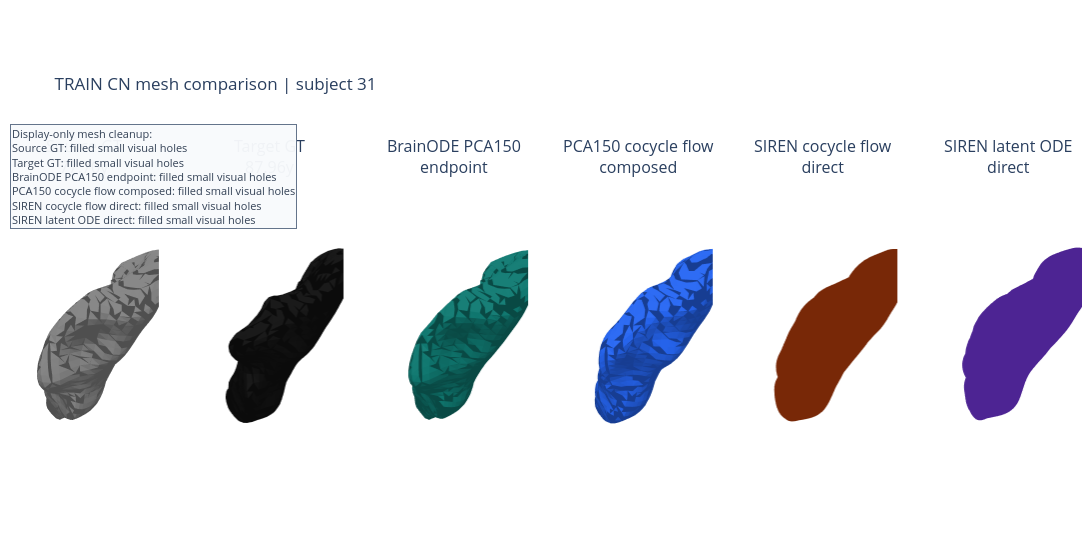
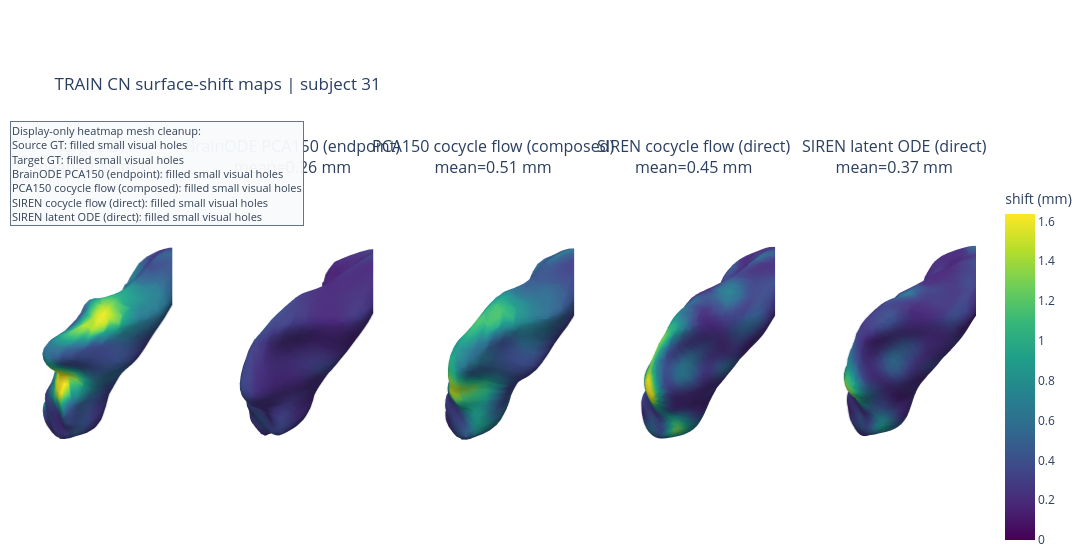
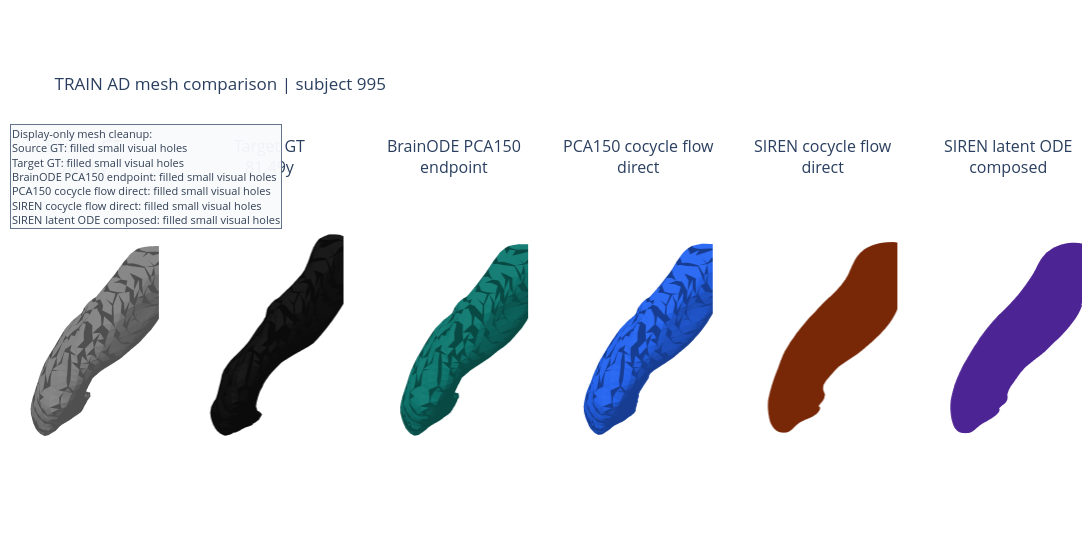
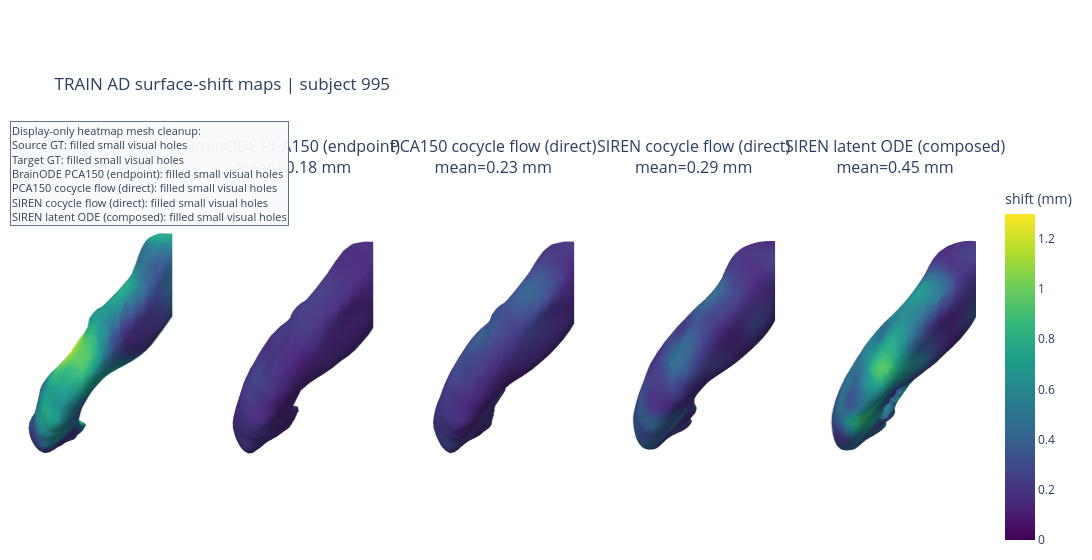

The code cell stored with these charts, in order, in its notebook:
### Code cell
for case in first_half:
    display(Markdown(f"## {case.split.upper()} {case.diagnosis} | subject {case.subject_id}"))
    display(Markdown(
        "### Case metadata\n"
        "This table identifies the selected observed pair. The source scan is the input shape and "
        "the target scan is the real later scan used as ground truth for this case."
    ))
    display(ctx.case_overview_table(case))
    display(Markdown(
        "### Solid mesh comparison\n"
        "- **Source GT:** real baseline mesh given to the model.\n"
        "- **Target GT:** real future mesh at the later scan age.\n"
        "- **Model panels:** predicted future meshes from BrainODE PCA, PCA cocycle flow, "
        "SIREN cocycle flow, and SIREN latent ODE.\n"
        "The panel is for visual plausibility and gross anatomical comparison. It is not colored by error."
    ))
    fig = ctx.plot_case_mesh_panel(case)
    fig.show()
    display(Markdown(
        "### Surface-change maps\n"
        "These maps compare each future surface to the same source mesh after rigid alignment. "
        "Darker/lower values mean little surface movement from baseline; brighter/higher values mean "
        "larger local displacement from baseline. The Target GT panel shows the real change, and the "
        "model panels show the predicted change pattern."
    ))
    heat_fig, heat_table = ctx.plot_case_change_heatmaps(case)
    heat_fig.show()
    display(Markdown(
        "The table below summarizes the displayed change map: mean, p95, and max are surface-shift "
        "magnitudes in millimeters. Failed mesh decodes are kept in the table instead of stopping the notebook."
    ))
    display(heat_table)

### Figure 1 — Plotly figure (JSON) as saved in the notebook; plotly's stock layout.template omitted (floating-point values rounded to 4 significant figures; data arrays with more than 128 entries replaced by an {"elided": "..."} marker saying what was removed)
{"data": [{"color": "#7f7f7f", "flatshading": true, "hovertemplate": "1<extra></extra>", "i": {"elided": "4408 int values"}, "j": {"elided": "4408 int values"}, "k": {"elided": "4408 int values"}, "lighting": {"ambient": 0.62, "diffuse": 0.78, "fresnel": 0.02, "roughness": 0.72, "specular": 0.18}, "lightposition": {"x": 180, "y": 140, "z": 120}, "name": "1", "opacity": 1, "scene": "scene", "showlegend": false, "type": "mesh3d", "x": {"elided": "2206 float values"}, "y": {"elided": "2206 float values"}, "z": {"elided": "2206 float values"}}, {"color": "#111111", "flatshading": true, "hovertemplate": "2<extra></extra>", "i": {"elided": "4408 int values"}, "j": {"elided": "4408 int values"}, "k": {"elided": "4408 int values"}, "lighting": {"ambient": 0.62, "diffuse": 0.78, "fresnel": 0.02, "roughness": 0.72, "specular": 0.18}, "lightposition": {"x": 180, "y": 140, "z": 120}, "name": "2", "opacity": 1, "scene": "scene2", "showlegend": false, "type": "mesh3d", "x": {"elided": "2206 float values"}, "y": {"elided": "2206 float values"}, "z": {"elided": "2206 float values"}}, {"color": "#0f766e", "flatshading": true, "hovertemplate": "3<extra></extra>", "i": {"elided": "4408 int values"}, "j": {"elided": "4408 int values"}, "k": {"elided": "4408 int values"}, "lighting": {"ambient": 0.62, "diffuse": 0.78, "fresnel": 0.02, "roughness": 0.72, "specular": 0.18}, "lightposition": {"x": 180, "y": 140, "z": 120}, "name": "3", "opacity": 1, "scene": "scene3", "showlegend": false, "type": "mesh3d", "x": {"elided": "2206 float values"}, "y": {"elided": "2206 float values"}, "z": {"elided": "2206 float values"}}, {"color": "#2563eb", "flatshading": true, "hovertemplate": "4<extra></extra>", "i": {"elided": "4408 int values"}, "j": {"elided": "4408 int values"}, "k": {"elided": "4408 int values"}, "lighting": {"ambient": 0.62, "diffuse": 0.78, "fresnel": 0.02, "roughness": 0.72, "specular": 0.18}, "lightposition": {"x": 180, "y": 140, "z": 120}, "name": "4", "opacity": 1, "scene": "scene4", "showlegend": false, "type": "mesh3d", "x": {"elided": "2206 float values"}, "y": {"elided": "2206 float values"}, "z": {"elided": "2206 float values"}}, {"color": "#c2410c", "flatshading": true, "hovertemplate": "5<extra></extra>", "i": {"elided": "18784 int values"}, "j": {"elided": "18784 int values"}, "k": {"elided": "18784 int values"}, "lighting": {"ambient": 0.62, "diffuse": 0.78, "fresnel": 0.02, "roughness": 0.72, "specular": 0.18}, "lightposition": {"x": 180, "y": 140, "z": 120}, "name": "5", "opacity": 1, "scene": "scene5", "showlegend": false, "type": "mesh3d", "x": {"elided": "9328 float values"}, "y": {"elided": "9328 float values"}, "z": {"elided": "9328 float values"}}, {"color": "#7c3aed", "flatshading": true, "hovertemplate": "6<extra></extra>", "i": {"elided": "15386 int values"}, "j": {"elided": "15386 int values"}, "k": {"elided": "15386 int values"}, "lighting": {"ambient": 0.62, "diffuse": 0.78, "fresnel": 0.02, "roughness": 0.72, "specular": 0.18}, "lightposition": {"x": 180, "y": 140, "z": 120}, "name": "6", "opacity": 1, "scene": "scene6", "showlegend": false, "type": "mesh3d", "x": {"elided": "7753 float values"}, "y": {"elided": "7753 float values"}, "z": {"elided": "7753 float values"}}], "layout": {"annotations": [{"font": {"size": 16}, "showarrow": false, "text": "Source GT<br>77.70y", "x": 0.06944, "xanchor": "center", "xref": "paper", "y": 1, "yanchor": "bottom", "yref": "paper"}, {"font": {"size": 16}, "showarrow": false, "text": "Target GT<br>87.96y", "x": 0.2417, "xanchor": "center", "xref": "paper", "y": 1, "yanchor": "bottom", "yref": "paper"}, {"font": {"size": 16}, "showarrow": false, "text": "BrainODE PCA150<br>endpoint", "x": 0.4139, "xanchor": "center", "xref": "paper", "y": 1, "yanchor": "bottom", "yref": "paper"}, {"font": {"size": 16}, "showarrow": false, "text": "PCA150 cocycle flow<br>composed", "x": 0.5861, "xanchor": "center", "xref": "paper", "y": 1, "yanchor": "bottom", "yref": "paper"}, {"font": {"size": 16}, "showarrow": false, "text": "SIREN cocycle flow<br>direct", "x": 0.7583, "xanchor": "center", "xref": "paper", "y": 1, "yanchor": "bottom", "yref": "paper"}, {"font": {"size": 16}, "showarrow": false, "text": "SIREN latent ODE<br>direct", "x": 0.9306, "xanchor": "center", "xref": "paper", "y": 1, "yanchor": "bottom", "yref": "paper"}, {"align": "left", "bgcolor": "rgba(248,250,252,0.96)", "bordercolor": "#64748b", "borderwidth": 1, "font": {"color": "#334155", "size": 11}, "showarrow": false, "text": "Display-only mesh cleanup:<br>Source GT: filled small visual holes<br>Target GT: filled small visual holes<br>BrainODE PCA150 endpoint: filled small visual holes<br>PCA150 cocycle flow composed: filled small visual holes<br>SIREN cocycle flow direct: filled small visual holes<br>SIREN latent ODE direct: filled small visual holes", "x": 0, "xanchor": "left", "xref": "paper", "y": 1.16, "yanchor": "top", "yref": "paper"}], "height": 540, "margin": {"b": 10, "l": 10, "r": 10, "t": 180}, "scene": {"aspectmode": "data", "camera": {"eye": {"x": 1.55, "y": 1.5, "z": 0.8}}, "domain": {"x": [0, 0.1389], "y": [0, 1]}, "xaxis": {"visible": false}, "yaxis": {"visible": false}, "zaxis": {"visible": false}}, "scene2": {"aspectmode": "data", "camera": {"eye": {"x": 1.55, "y": 1.5, "z": 0.8}}, "domain": {"x": [0.1722, 0.3111], "y": [0, 1]}, "xaxis": {"visible": false}, "yaxis": {"visible": false}, "zaxis": {"visible": false}}, "scene3": {"aspectmode": "data", "camera": {"eye": {"x": 1.55, "y": 1.5, "z": 0.8}}, "domain": {"x": [0.3444, 0.4833], "y": [0, 1]}, "xaxis": {"visible": false}, "yaxis": {"visible": false}, "zaxis": {"visible": false}}, "scene4": {"aspectmode": "data", "camera": {"eye": {"x": 1.55, "y": 1.5, "z": 0.8}}, "domain": {"x": [0.5167, 0.6556], "y": [0, 1]}, "xaxis": {"visible": false}, "yaxis": {"visible": false}, "zaxis": {"visible": false}}, "scene5": {"aspectmode": "data", "camera": {"eye": {"x": 1.55, "y": 1.5, "z": 0.8}}, "domain": {"x": [0.6889, 0.8278], "y": [0, 1]}, "xaxis": {"visible": false}, "yaxis": {"visible": false}, "zaxis": {"visible": false}}, "scene6": {"aspectmode": "data", "camera": {"eye": {"x": 1.55, "y": 1.5, "z": 0.8}}, "domain": {"x": [0.8611, 1], "y": [0, 1]}, "xaxis": {"visible": false}, "yaxis": {"visible": false}, "zaxis": {"visible": false}}, "title": {"text": "TRAIN CN mesh comparison | subject 31"}, "width": 1920}}

### Figure 2 — Plotly figure (JSON) as saved in the notebook; plotly's stock layout.template omitted (floating-point values rounded to 4 significant figures; data arrays with more than 128 entries replaced by an {"elided": "..."} marker saying what was removed)
{"data": [{"cmax": 1.637, "cmin": 0, "colorscale": [[0, "#440154"], [0.1111, "#482878"], [0.2222, "#3e4989"], [0.3333, "#31688e"], [0.4444, "#26828e"], [0.5556, "#1f9e89"], [0.6667, "#35b779"], [0.7778, "#6ece58"], [0.8889, "#b5de2b"], [1, "#fde725"]], "flatshading": false, "hovertemplate": "shift=%{intensity:.6f}<extra></extra>", "i": {"elided": "4408 int values"}, "intensity": {"elided": "2206 float values"}, "intensitymode": "vertex", "j": {"elided": "4408 int values"}, "k": {"elided": "4408 int values"}, "lighting": {"ambient": 0.58, "diffuse": 0.82, "fresnel": 0.02, "roughness": 0.7, "specular": 0.15}, "lightposition": {"x": 170, "y": 130, "z": 110}, "name": "Target GT", "opacity": 1, "scene": "scene", "showlegend": false, "showscale": false, "type": "mesh3d", "x": {"elided": "2206 float values"}, "y": {"elided": "2206 float values"}, "z": {"elided": "2206 float values"}}, {"cmax": 1.637, "cmin": 0, "colorscale": [[0, "#440154"], [0.1111, "#482878"], [0.2222, "#3e4989"], [0.3333, "#31688e"], [0.4444, "#26828e"], [0.5556, "#1f9e89"], [0.6667, "#35b779"], [0.7778, "#6ece58"], [0.8889, "#b5de2b"], [1, "#fde725"]], "flatshading": false, "hovertemplate": "shift=%{intensity:.6f}<extra></extra>", "i": {"elided": "4408 int values"}, "intensity": {"elided": "2206 float values"}, "intensitymode": "vertex", "j": {"elided": "4408 int values"}, "k": {"elided": "4408 int values"}, "lighting": {"ambient": 0.58, "diffuse": 0.82, "fresnel": 0.02, "roughness": 0.7, "specular": 0.15}, "lightposition": {"x": 170, "y": 130, "z": 110}, "name": "BrainODE PCA150 (endpoint)", "opacity": 1, "scene": "scene2", "showlegend": false, "showscale": false, "type": "mesh3d", "x": {"elided": "2206 float values"}, "y": {"elided": "2206 float values"}, "z": {"elided": "2206 float values"}}, {"cmax": 1.637, "cmin": 0, "colorscale": [[0, "#440154"], [0.1111, "#482878"], [0.2222, "#3e4989"], [0.3333, "#31688e"], [0.4444, "#26828e"], [0.5556, "#1f9e89"], [0.6667, "#35b779"], [0.7778, "#6ece58"], [0.8889, "#b5de2b"], [1, "#fde725"]], "flatshading": false, "hovertemplate": "shift=%{intensity:.6f}<extra></extra>", "i": {"elided": "4408 int values"}, "intensity": {"elided": "2206 float values"}, "intensitymode": "vertex", "j": {"elided": "4408 int values"}, "k": {"elided": "4408 int values"}, "lighting": {"ambient": 0.58, "diffuse": 0.82, "fresnel": 0.02, "roughness": 0.7, "specular": 0.15}, "lightposition": {"x": 170, "y": 130, "z": 110}, "name": "PCA150 cocycle flow (composed)", "opacity": 1, "scene": "scene3", "showlegend": false, "showscale": false, "type": "mesh3d", "x": {"elided": "2206 float values"}, "y": {"elided": "2206 float values"}, "z": {"elided": "2206 float values"}}, {"cmax": 1.637, "cmin": 0, "colorscale": [[0, "#440154"], [0.1111, "#482878"], [0.2222, "#3e4989"], [0.3333, "#31688e"], [0.4444, "#26828e"], [0.5556, "#1f9e89"], [0.6667, "#35b779"], [0.7778, "#6ece58"], [0.8889, "#b5de2b"], [1, "#fde725"]], "flatshading": false, "hovertemplate": "shift=%{intensity:.6f}<extra></extra>", "i": {"elided": "18784 int values"}, "intensity": {"elided": "9328 float values"}, "intensitymode": "vertex", "j": {"elided": "18784 int values"}, "k": {"elided": "18784 int values"}, "lighting": {"ambient": 0.58, "diffuse": 0.82, "fresnel": 0.02, "roughness": 0.7, "specular": 0.15}, "lightposition": {"x": 170, "y": 130, "z": 110}, "name": "SIREN cocycle flow (direct)", "opacity": 1, "scene": "scene4", "showlegend": false, "showscale": false, "type": "mesh3d", "x": {"elided": "9328 float values"}, "y": {"elided": "9328 float values"}, "z": {"elided": "9328 float values"}}, {"cmax": 1.637, "cmin": 0, "colorbar": {"title": {"text": "shift (mm)"}}, "colorscale": [[0, "#440154"], [0.1111, "#482878"], [0.2222, "#3e4989"], [0.3333, "#31688e"], [0.4444, "#26828e"], [0.5556, "#1f9e89"], [0.6667, "#35b779"], [0.7778, "#6ece58"], [0.8889, "#b5de2b"], [1, "#fde725"]], "flatshading": false, "hovertemplate": "shift=%{intensity:.6f}<extra></extra>", "i": {"elided": "15386 int values"}, "intensity": {"elided": "7753 float values"}, "intensitymode": "vertex", "j": {"elided": "15386 int values"}, "k": {"elided": "15386 int values"}, "lighting": {"ambient": 0.58, "diffuse": 0.82, "fresnel": 0.02, "roughness": 0.7, "specular": 0.15}, "lightposition": {"x": 170, "y": 130, "z": 110}, "name": "SIREN latent ODE (direct)", "opacity": 1, "scene": "scene5", "showlegend": false, "showscale": true, "type": "mesh3d", "x": {"elided": "7753 float values"}, "y": {"elided": "7753 float values"}, "z": {"elided": "7753 float values"}}], "layout": {"annotations": [{"font": {"size": 16}, "showarrow": false, "text": "Target GT<br>mean=0.49 mm", "x": 0.084, "xanchor": "center", "xref": "paper", "y": 1, "yanchor": "bottom", "yref": "paper"}, {"font": {"size": 16}, "showarrow": false, "text": "BrainODE PCA150 (endpoint)<br>mean=0.26 mm", "x": 0.292, "xanchor": "center", "xref": "paper", "y": 1, "yanchor": "bottom", "yref": "paper"}, {"font": {"size": 16}, "showarrow": false, "text": "PCA150 cocycle flow (composed)<br>mean=0.51 mm", "x": 0.5, "xanchor": "center", "xref": "paper", "y": 1, "yanchor": "bottom", "yref": "paper"}, {"font": {"size": 16}, "showarrow": false, "text": "SIREN cocycle flow (direct)<br>mean=0.45 mm", "x": 0.708, "xanchor": "center", "xref": "paper", "y": 1, "yanchor": "bottom", "yref": "paper"}, {"font": {"size": 16}, "showarrow": false, "text": "SIREN latent ODE (direct)<br>mean=0.37 mm", "x": 0.916, "xanchor": "center", "xref": "paper", "y": 1, "yanchor": "bottom", "yref": "paper"}, {"align": "left", "bgcolor": "rgba(248,250,252,0.96)", "bordercolor": "#64748b", "borderwidth": 1, "font": {"color": "#334155", "size": 11}, "showarrow": false, "text": "Display-only heatmap mesh cleanup:<br>Source GT: filled small visual holes<br>Target GT: filled small visual holes<br>BrainODE PCA150 (endpoint): filled small visual holes<br>PCA150 cocycle flow (composed): filled small visual holes<br>SIREN cocycle flow (direct): filled small visual holes<br>SIREN latent ODE (direct): filled small visual holes", "x": 0, "xanchor": "left", "xref": "paper", "y": 1.16, "yanchor": "top", "yref": "paper"}], "height": 560, "margin": {"b": 10, "l": 10, "r": 20, "t": 180}, "scene": {"aspectmode": "data", "camera": {"eye": {"x": 1.45, "y": 1.45, "z": 0.78}}, "domain": {"x": [0, 0.168], "y": [0, 1]}, "xaxis": {"visible": false}, "yaxis": {"visible": false}, "zaxis": {"visible": false}}, "scene2": {"aspectmode": "data", "camera": {"eye": {"x": 1.45, "y": 1.45, "z": 0.78}}, "domain": {"x": [0.208, 0.376], "y": [0, 1]}, "xaxis": {"visible": false}, "yaxis": {"visible": false}, "zaxis": {"visible": false}}, "scene3": {"aspectmode": "data", "camera": {"eye": {"x": 1.45, "y": 1.45, "z": 0.78}}, "domain": {"x": [0.416, 0.584], "y": [0, 1]}, "xaxis": {"visible": false}, "yaxis": {"visible": false}, "zaxis": {"visible": false}}, "scene4": {"aspectmode": "data", "camera": {"eye": {"x": 1.45, "y": 1.45, "z": 0.78}}, "domain": {"x": [0.624, 0.792], "y": [0, 1]}, "xaxis": {"visible": false}, "yaxis": {"visible": false}, "zaxis": {"visible": false}}, "scene5": {"aspectmode": "data", "camera": {"eye": {"x": 1.45, "y": 1.45, "z": 0.78}}, "domain": {"x": [0.832, 1], "y": [0, 1]}, "xaxis": {"visible": false}, "yaxis": {"visible": false}, "zaxis": {"visible": false}}, "title": {"text": "TRAIN CN surface-shift maps | subject 31"}, "width": 1700}}

### Figure 3 — Plotly figure (JSON) as saved in the notebook; plotly's stock layout.template omitted (floating-point values rounded to 4 significant figures; data arrays with more than 128 entries replaced by an {"elided": "..."} marker saying what was removed)
{"data": [{"color": "#7f7f7f", "flatshading": true, "hovertemplate": "1<extra></extra>", "i": {"elided": "4408 int values"}, "j": {"elided": "4408 int values"}, "k": {"elided": "4408 int values"}, "lighting": {"ambient": 0.62, "diffuse": 0.78, "fresnel": 0.02, "roughness": 0.72, "specular": 0.18}, "lightposition": {"x": 180, "y": 140, "z": 120}, "name": "1", "opacity": 1, "scene": "scene", "showlegend": false, "type": "mesh3d", "x": {"elided": "2206 float values"}, "y": {"elided": "2206 float values"}, "z": {"elided": "2206 float values"}}, {"color": "#111111", "flatshading": true, "hovertemplate": "2<extra></extra>", "i": {"elided": "4408 int values"}, "j": {"elided": "4408 int values"}, "k": {"elided": "4408 int values"}, "lighting": {"ambient": 0.62, "diffuse": 0.78, "fresnel": 0.02, "roughness": 0.72, "specular": 0.18}, "lightposition": {"x": 180, "y": 140, "z": 120}, "name": "2", "opacity": 1, "scene": "scene2", "showlegend": false, "type": "mesh3d", "x": {"elided": "2206 float values"}, "y": {"elided": "2206 float values"}, "z": {"elided": "2206 float values"}}, {"color": "#0f766e", "flatshading": true, "hovertemplate": "3<extra></extra>", "i": {"elided": "4408 int values"}, "j": {"elided": "4408 int values"}, "k": {"elided": "4408 int values"}, "lighting": {"ambient": 0.62, "diffuse": 0.78, "fresnel": 0.02, "roughness": 0.72, "specular": 0.18}, "lightposition": {"x": 180, "y": 140, "z": 120}, "name": "3", "opacity": 1, "scene": "scene3", "showlegend": false, "type": "mesh3d", "x": {"elided": "2206 float values"}, "y": {"elided": "2206 float values"}, "z": {"elided": "2206 float values"}}, {"color": "#2563eb", "flatshading": true, "hovertemplate": "4<extra></extra>", "i": {"elided": "4408 int values"}, "j": {"elided": "4408 int values"}, "k": {"elided": "4408 int values"}, "lighting": {"ambient": 0.62, "diffuse": 0.78, "fresnel": 0.02, "roughness": 0.72, "specular": 0.18}, "lightposition": {"x": 180, "y": 140, "z": 120}, "name": "4", "opacity": 1, "scene": "scene4", "showlegend": false, "type": "mesh3d", "x": {"elided": "2206 float values"}, "y": {"elided": "2206 float values"}, "z": {"elided": "2206 float values"}}, {"color": "#c2410c", "flatshading": true, "hovertemplate": "5<extra></extra>", "i": {"elided": "11938 int values"}, "j": {"elided": "11938 int values"}, "k": {"elided": "11938 int values"}, "lighting": {"ambient": 0.62, "diffuse": 0.78, "fresnel": 0.02, "roughness": 0.72, "specular": 0.18}, "lightposition": {"x": 180, "y": 140, "z": 120}, "name": "5", "opacity": 1, "scene": "scene5", "showlegend": false, "type": "mesh3d", "x": {"elided": "6011 float values"}, "y": {"elided": "6011 float values"}, "z": {"elided": "6011 float values"}}, {"color": "#7c3aed", "flatshading": true, "hovertemplate": "6<extra></extra>", "i": {"elided": "13754 int values"}, "j": {"elided": "13754 int values"}, "k": {"elided": "13754 int values"}, "lighting": {"ambient": 0.62, "diffuse": 0.78, "fresnel": 0.02, "roughness": 0.72, "specular": 0.18}, "lightposition": {"x": 180, "y": 140, "z": 120}, "name": "6", "opacity": 1, "scene": "scene6", "showlegend": false, "type": "mesh3d", "x": {"elided": "6841 float values"}, "y": {"elided": "6841 float values"}, "z": {"elided": "6841 float values"}}], "layout": {"annotations": [{"font": {"size": 16}, "showarrow": false, "text": "Source GT<br>78.50y", "x": 0.06944, "xanchor": "center", "xref": "paper", "y": 1, "yanchor": "bottom", "yref": "paper"}, {"font": {"size": 16}, "showarrow": false, "text": "Target GT<br>81.49y", "x": 0.2417, "xanchor": "center", "xref": "paper", "y": 1, "yanchor": "bottom", "yref": "paper"}, {"font": {"size": 16}, "showarrow": false, "text": "BrainODE PCA150<br>endpoint", "x": 0.4139, "xanchor": "center", "xref": "paper", "y": 1, "yanchor": "bottom", "yref": "paper"}, {"font": {"size": 16}, "showarrow": false, "text": "PCA150 cocycle flow<br>direct", "x": 0.5861, "xanchor": "center", "xref": "paper", "y": 1, "yanchor": "bottom", "yref": "paper"}, {"font": {"size": 16}, "showarrow": false, "text": "SIREN cocycle flow<br>direct", "x": 0.7583, "xanchor": "center", "xref": "paper", "y": 1, "yanchor": "bottom", "yref": "paper"}, {"font": {"size": 16}, "showarrow": false, "text": "SIREN latent ODE<br>composed", "x": 0.9306, "xanchor": "center", "xref": "paper", "y": 1, "yanchor": "bottom", "yref": "paper"}, {"align": "left", "bgcolor": "rgba(248,250,252,0.96)", "bordercolor": "#64748b", "borderwidth": 1, "font": {"color": "#334155", "size": 11}, "showarrow": false, "text": "Display-only mesh cleanup:<br>Source GT: filled small visual holes<br>Target GT: filled small visual holes<br>BrainODE PCA150 endpoint: filled small visual holes<br>PCA150 cocycle flow direct: filled small visual holes<br>SIREN cocycle flow direct: filled small visual holes<br>SIREN latent ODE composed: filled small visual holes", "x": 0, "xanchor": "left", "xref": "paper", "y": 1.16, "yanchor": "top", "yref": "paper"}], "height": 540, "margin": {"b": 10, "l": 10, "r": 10, "t": 180}, "scene": {"aspectmode": "data", "camera": {"eye": {"x": 1.55, "y": 1.5, "z": 0.8}}, "domain": {"x": [0, 0.1389], "y": [0, 1]}, "xaxis": {"visible": false}, "yaxis": {"visible": false}, "zaxis": {"visible": false}}, "scene2": {"aspectmode": "data", "camera": {"eye": {"x": 1.55, "y": 1.5, "z": 0.8}}, "domain": {"x": [0.1722, 0.3111], "y": [0, 1]}, "xaxis": {"visible": false}, "yaxis": {"visible": false}, "zaxis": {"visible": false}}, "scene3": {"aspectmode": "data", "camera": {"eye": {"x": 1.55, "y": 1.5, "z": 0.8}}, "domain": {"x": [0.3444, 0.4833], "y": [0, 1]}, "xaxis": {"visible": false}, "yaxis": {"visible": false}, "zaxis": {"visible": false}}, "scene4": {"aspectmode": "data", "camera": {"eye": {"x": 1.55, "y": 1.5, "z": 0.8}}, "domain": {"x": [0.5167, 0.6556], "y": [0, 1]}, "xaxis": {"visible": false}, "yaxis": {"visible": false}, "zaxis": {"visible": false}}, "scene5": {"aspectmode": "data", "camera": {"eye": {"x": 1.55, "y": 1.5, "z": 0.8}}, "domain": {"x": [0.6889, 0.8278], "y": [0, 1]}, "xaxis": {"visible": false}, "yaxis": {"visible": false}, "zaxis": {"visible": false}}, "scene6": {"aspectmode": "data", "camera": {"eye": {"x": 1.55, "y": 1.5, "z": 0.8}}, "domain": {"x": [0.8611, 1], "y": [0, 1]}, "xaxis": {"visible": false}, "yaxis": {"visible": false}, "zaxis": {"visible": false}}, "title": {"text": "TRAIN AD mesh comparison | subject 995"}, "width": 1920}}

### Figure 4 — Plotly figure (JSON) as saved in the notebook; plotly's stock layout.template omitted (floating-point values rounded to 4 significant figures; data arrays with more than 128 entries replaced by an {"elided": "..."} marker saying what was removed)
{"data": [{"cmax": 1.299, "cmin": 0, "colorscale": [[0, "#440154"], [0.1111, "#482878"], [0.2222, "#3e4989"], [0.3333, "#31688e"], [0.4444, "#26828e"], [0.5556, "#1f9e89"], [0.6667, "#35b779"], [0.7778, "#6ece58"], [0.8889, "#b5de2b"], [1, "#fde725"]], "flatshading": false, "hovertemplate": "shift=%{intensity:.6f}<extra></extra>", "i": {"elided": "4408 int values"}, "intensity": {"elided": "2206 float values"}, "intensitymode": "vertex", "j": {"elided": "4408 int values"}, "k": {"elided": "4408 int values"}, "lighting": {"ambient": 0.58, "diffuse": 0.82, "fresnel": 0.02, "roughness": 0.7, "specular": 0.15}, "lightposition": {"x": 170, "y": 130, "z": 110}, "name": "Target GT", "opacity": 1, "scene": "scene", "showlegend": false, "showscale": false, "type": "mesh3d", "x": {"elided": "2206 float values"}, "y": {"elided": "2206 float values"}, "z": {"elided": "2206 float values"}}, {"cmax": 1.299, "cmin": 0, "colorscale": [[0, "#440154"], [0.1111, "#482878"], [0.2222, "#3e4989"], [0.3333, "#31688e"], [0.4444, "#26828e"], [0.5556, "#1f9e89"], [0.6667, "#35b779"], [0.7778, "#6ece58"], [0.8889, "#b5de2b"], [1, "#fde725"]], "flatshading": false, "hovertemplate": "shift=%{intensity:.6f}<extra></extra>", "i": {"elided": "4408 int values"}, "intensity": {"elided": "2206 float values"}, "intensitymode": "vertex", "j": {"elided": "4408 int values"}, "k": {"elided": "4408 int values"}, "lighting": {"ambient": 0.58, "diffuse": 0.82, "fresnel": 0.02, "roughness": 0.7, "specular": 0.15}, "lightposition": {"x": 170, "y": 130, "z": 110}, "name": "BrainODE PCA150 (endpoint)", "opacity": 1, "scene": "scene2", "showlegend": false, "showscale": false, "type": "mesh3d", "x": {"elided": "2206 float values"}, "y": {"elided": "2206 float values"}, "z": {"elided": "2206 float values"}}, {"cmax": 1.299, "cmin": 0, "colorscale": [[0, "#440154"], [0.1111, "#482878"], [0.2222, "#3e4989"], [0.3333, "#31688e"], [0.4444, "#26828e"], [0.5556, "#1f9e89"], [0.6667, "#35b779"], [0.7778, "#6ece58"], [0.8889, "#b5de2b"], [1, "#fde725"]], "flatshading": false, "hovertemplate": "shift=%{intensity:.6f}<extra></extra>", "i": {"elided": "4408 int values"}, "intensity": {"elided": "2206 float values"}, "intensitymode": "vertex", "j": {"elided": "4408 int values"}, "k": {"elided": "4408 int values"}, "lighting": {"ambient": 0.58, "diffuse": 0.82, "fresnel": 0.02, "roughness": 0.7, "specular": 0.15}, "lightposition": {"x": 170, "y": 130, "z": 110}, "name": "PCA150 cocycle flow (direct)", "opacity": 1, "scene": "scene3", "showlegend": false, "showscale": false, "type": "mesh3d", "x": {"elided": "2206 float values"}, "y": {"elided": "2206 float values"}, "z": {"elided": "2206 float values"}}, {"cmax": 1.299, "cmin": 0, "colorscale": [[0, "#440154"], [0.1111, "#482878"], [0.2222, "#3e4989"], [0.3333, "#31688e"], [0.4444, "#26828e"], [0.5556, "#1f9e89"], [0.6667, "#35b779"], [0.7778, "#6ece58"], [0.8889, "#b5de2b"], [1, "#fde725"]], "flatshading": false, "hovertemplate": "shift=%{intensity:.6f}<extra></extra>", "i": {"elided": "11938 int values"}, "intensity": {"elided": "6011 float values"}, "intensitymode": "vertex", "j": {"elided": "11938 int values"}, "k": {"elided": "11938 int values"}, "lighting": {"ambient": 0.58, "diffuse": 0.82, "fresnel": 0.02, "roughness": 0.7, "specular": 0.15}, "lightposition": {"x": 170, "y": 130, "z": 110}, "name": "SIREN cocycle flow (direct)", "opacity": 1, "scene": "scene4", "showlegend": false, "showscale": false, "type": "mesh3d", "x": {"elided": "6011 float values"}, "y": {"elided": "6011 float values"}, "z": {"elided": "6011 float values"}}, {"cmax": 1.299, "cmin": 0, "colorbar": {"title": {"text": "shift (mm)"}}, "colorscale": [[0, "#440154"], [0.1111, "#482878"], [0.2222, "#3e4989"], [0.3333, "#31688e"], [0.4444, "#26828e"], [0.5556, "#1f9e89"], [0.6667, "#35b779"], [0.7778, "#6ece58"], [0.8889, "#b5de2b"], [1, "#fde725"]], "flatshading": false, "hovertemplate": "shift=%{intensity:.6f}<extra></extra>", "i": {"elided": "13754 int values"}, "intensity": {"elided": "6841 float values"}, "intensitymode": "vertex", "j": {"elided": "13754 int values"}, "k": {"elided": "13754 int values"}, "lighting": {"ambient": 0.58, "diffuse": 0.82, "fresnel": 0.02, "roughness": 0.7, "specular": 0.15}, "lightposition": {"x": 170, "y": 130, "z": 110}, "name": "SIREN latent ODE (composed)", "opacity": 1, "scene": "scene5", "showlegend": false, "showscale": true, "type": "mesh3d", "x": {"elided": "6841 float values"}, "y": {"elided": "6841 float values"}, "z": {"elided": "6841 float values"}}], "layout": {"annotations": [{"font": {"size": 16}, "showarrow": false, "text": "Target GT<br>mean=0.53 mm", "x": 0.084, "xanchor": "center", "xref": "paper", "y": 1, "yanchor": "bottom", "yref": "paper"}, {"font": {"size": 16}, "showarrow": false, "text": "BrainODE PCA150 (endpoint)<br>mean=0.18 mm", "x": 0.292, "xanchor": "center", "xref": "paper", "y": 1, "yanchor": "bottom", "yref": "paper"}, {"font": {"size": 16}, "showarrow": false, "text": "PCA150 cocycle flow (direct)<br>mean=0.23 mm", "x": 0.5, "xanchor": "center", "xref": "paper", "y": 1, "yanchor": "bottom", "yref": "paper"}, {"font": {"size": 16}, "showarrow": false, "text": "SIREN cocycle flow (direct)<br>mean=0.29 mm", "x": 0.708, "xanchor": "center", "xref": "paper", "y": 1, "yanchor": "bottom", "yref": "paper"}, {"font": {"size": 16}, "showarrow": false, "text": "SIREN latent ODE (composed)<br>mean=0.45 mm", "x": 0.916, "xanchor": "center", "xref": "paper", "y": 1, "yanchor": "bottom", "yref": "paper"}, {"align": "left", "bgcolor": "rgba(248,250,252,0.96)", "bordercolor": "#64748b", "borderwidth": 1, "font": {"color": "#334155", "size": 11}, "showarrow": false, "text": "Display-only heatmap mesh cleanup:<br>Source GT: filled small visual holes<br>Target GT: filled small visual holes<br>BrainODE PCA150 (endpoint): filled small visual holes<br>PCA150 cocycle flow (direct): filled small visual holes<br>SIREN cocycle flow (direct): filled small visual holes<br>SIREN latent ODE (composed): filled small visual holes", "x": 0, "xanchor": "left", "xref": "paper", "y": 1.16, "yanchor": "top", "yref": "paper"}], "height": 560, "margin": {"b": 10, "l": 10, "r": 20, "t": 180}, "scene": {"aspectmode": "data", "camera": {"eye": {"x": 1.45, "y": 1.45, "z": 0.78}}, "domain": {"x": [0, 0.168], "y": [0, 1]}, "xaxis": {"visible": false}, "yaxis": {"visible": false}, "zaxis": {"visible": false}}, "scene2": {"aspectmode": "data", "camera": {"eye": {"x": 1.45, "y": 1.45, "z": 0.78}}, "domain": {"x": [0.208, 0.376], "y": [0, 1]}, "xaxis": {"visible": false}, "yaxis": {"visible": false}, "zaxis": {"visible": false}}, "scene3": {"aspectmode": "data", "camera": {"eye": {"x": 1.45, "y": 1.45, "z": 0.78}}, "domain": {"x": [0.416, 0.584], "y": [0, 1]}, "xaxis": {"visible": false}, "yaxis": {"visible": false}, "zaxis": {"visible": false}}, "scene4": {"aspectmode": "data", "camera": {"eye": {"x": 1.45, "y": 1.45, "z": 0.78}}, "domain": {"x": [0.624, 0.792], "y": [0, 1]}, "xaxis": {"visible": false}, "yaxis": {"visible": false}, "zaxis": {"visible": false}}, "scene5": {"aspectmode": "data", "camera": {"eye": {"x": 1.45, "y": 1.45, "z": 0.78}}, "domain": {"x": [0.832, 1], "y": [0, 1]}, "xaxis": {"visible": false}, "yaxis": {"visible": false}, "zaxis": {"visible": false}}, "title": {"text": "TRAIN AD surface-shift maps | subject 995"}, "width": 1700}}
